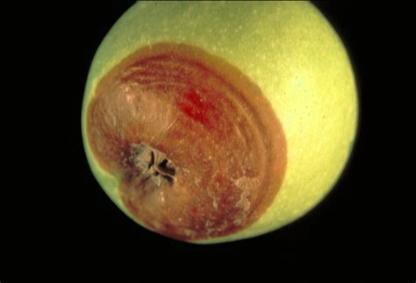
#> input picture ai-server/quality_classifier/photos/apple1.jpg, 416 x 283 px
$ python -i image_features.py   (imports and definitions only)
#> lines starting #> are read from the running program, lines starting #| are printed output that depends on the picture
import numpy as np
from PIL import Image

FEATURE_NAMES = [
    "mean_r", "mean_g", "mean_b",
    "std_r", "std_g", "std_b",
    "mean_hue", "mean_saturation", "mean_value",
    "brightness", "colorfulness", "edge_density",
]


def extract_image_features(image_path, resize=(256, 256)):
    """이미지 경로 -> FEATURE_NAMES 순서에 맞는 float 리스트."""
#> called with image_path = 'photos/apple1.jpg', resize = (256, 256)
    image = Image.open(image_path).convert("RGB").resize(resize)
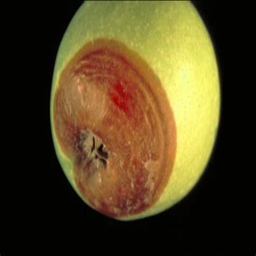
#> image: PIL image 256x256 RGB; mean R, G, B 81.9, 67, 33.1
    arr = np.asarray(image, dtype=np.float32) / 255.0  # (H, W, 3)

    r, g, b = arr[..., 0], arr[..., 1], arr[..., 2]
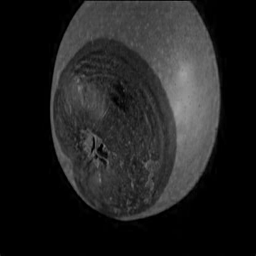
#> b: shape (256, 256) float32; min 0, max 0.631, mean 0.13
    mean_r, mean_g, mean_b = r.mean(), g.mean(), b.mean()
#> mean_r = 0.321; mean_g = 0.263; mean_b = 0.13
    std_r, std_g, std_b = r.std(), g.std(), b.std()
#> std_r = 0.345; std_g = 0.311; std_b = 0.153

    hsv = np.asarray(image.convert("HSV"), dtype=np.float32) / 255.0
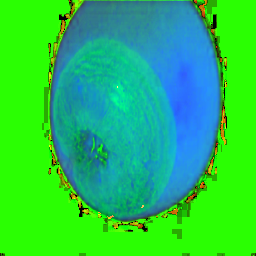
#> hsv: shape (256, 256, 3) float32; mean R, G, B 0.149, 0.781, 0.325
    mean_hue, mean_sat, mean_val = hsv[..., 0].mean(), hsv[..., 1].mean(), hsv[..., 2].mean()
#> mean_hue = 0.149; mean_sat = 0.781; mean_val = 0.325

    brightness = float((0.299 * r + 0.587 * g + 0.114 * b).mean())
#> brightness = 0.265

    # 컬러풀니스 근사치 (Hasler-Susstrunk)
    rg = r - g
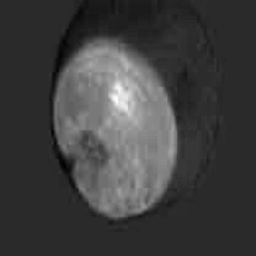
#> rg: shape (256, 256) float32; min -0.114, max 0.576, mean 0.0585; drawn with min black and max white
    yb = 0.5 * (r + g) - b
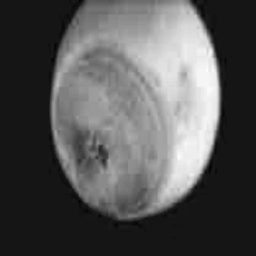
#> yb: shape (256, 256) float32; min -0.0431, max 0.563, mean 0.162; drawn with min black and max white
    colorfulness = float(
        np.sqrt(rg.std() ** 2 + yb.std() ** 2) + 0.3 * np.sqrt(rg.mean() ** 2 + yb.mean() ** 2)
    )
#> colorfulness = 0.26

    # 흠집/반점의 대략적인 대리 지표: 그레이스케일 gradient 크기 평균
    gray = np.asarray(image.convert("L"), dtype=np.float32)
    gy, gx = np.gradient(gray)
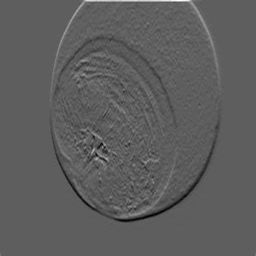
#> gy: shape (256, 256) float32; min -44.5, max 76, mean -0.1; drawn with min black and max white
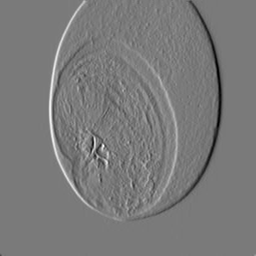
#> gx: shape (256, 256) float32; min -63, max 68, mean 0; drawn with min black and max white
    edge_density = float(np.sqrt(gx ** 2 + gy ** 2).mean() / 255.0)
#> edge_density = 0.0162

    return [
        float(mean_r), float(mean_g), float(mean_b),
        float(std_r), float(std_g), float(std_b),
        float(mean_hue), float(mean_sat), float(mean_val),
        brightness, colorfulness, edge_density,
    ]

>>> result = extract_image_features('photos/apple1.jpg')
#> result = [0.321, 0.263, 0.13, 0.345, 0.311, 0.153, 0.149, 0.781, 0.325, 0.265, 0.26, 0.0162]

$ run again, on ai-server/quality_classifier/photos/apple10.jpg
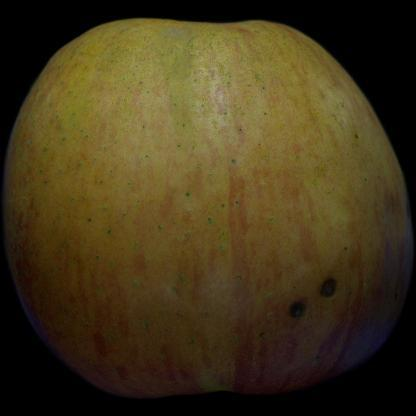
#> input picture ai-server/quality_classifier/photos/apple10.jpg, 416 x 416 px
#> mean_r = 0.266; mean_g = 0.217; mean_b = 0.104
#> std_r = 0.195; std_g = 0.175; std_b = 0.0889
#> mean_hue = 0.137; mean_sat = 0.51; mean_val = 0.267
#> brightness = 0.219
#> in extract_image_features, `yb = 0.5 * (r + g) - b`:
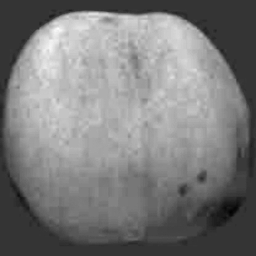
#> yb: shape (256, 256) float32; min -0.102, max 0.392, mean 0.138; drawn with min black and max white
#> colorfulness = 0.158
#> in extract_image_features, `gy, gx = np.gradient(gray)`:
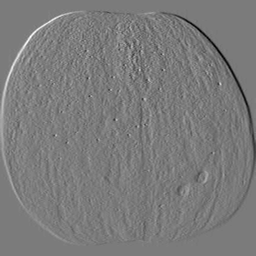
#> gx: shape (256, 256) float32; min -31, max 33, mean 0; drawn with min black and max white
#> edge_density = 0.0103
#> result = [0.266, 0.217, 0.104, 0.195, 0.175, 0.0889, 0.137, 0.51, 0.267, 0.219, 0.158, 0.0103]

$ run again, on ai-server/quality_classifier/photos/apple11.jpg
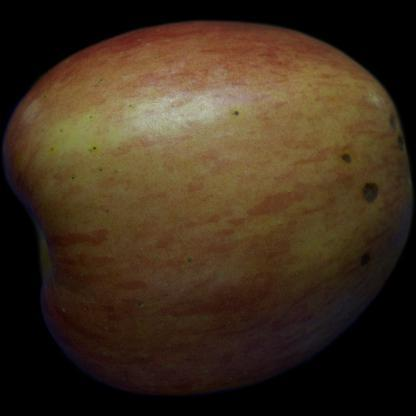
#> input picture ai-server/quality_classifier/photos/apple11.jpg, 416 x 416 px
#> mean_r = 0.246; mean_g = 0.183; mean_b = 0.115
#> std_r = 0.208; std_g = 0.171; std_b = 0.114
#> mean_hue = 0.126; mean_sat = 0.432; mean_val = 0.247
#> brightness = 0.194
#> in extract_image_features, `yb = 0.5 * (r + g) - b`:
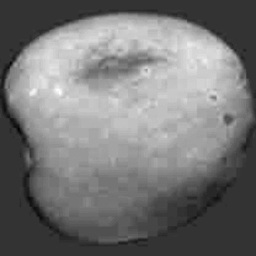
#> yb: shape (256, 256) float32; min -0.0765, max 0.302, mean 0.1; drawn with min black and max white
#> colorfulness = 0.14
#> in extract_image_features, `gy, gx = np.gradient(gray)`:
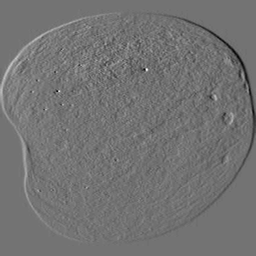
#> gx: shape (256, 256) float32; min -25.5, max 31, mean 0; drawn with min black and max white
#> edge_density = 0.00938
#> result = [0.246, 0.183, 0.115, 0.208, 0.171, 0.114, 0.126, 0.432, 0.247, 0.194, 0.14, 0.00938]

$ run again, on ai-server/quality_classifier/photos/apple12.jpg
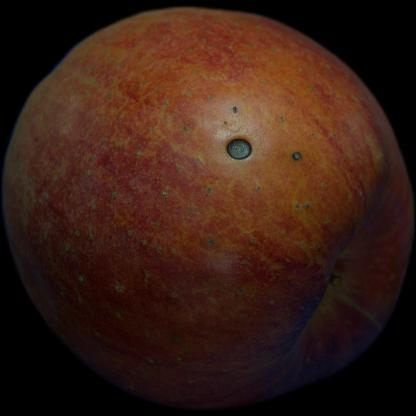
#> input picture ai-server/quality_classifier/photos/apple12.jpg, 416 x 416 px
#> mean_r = 0.223; mean_g = 0.12; mean_b = 0.0811
#> std_r = 0.18; std_g = 0.111; std_b = 0.0716
#> mean_hue = 0.153; mean_sat = 0.524; mean_val = 0.224
#> brightness = 0.147
#> colorfulness = 0.162
#> in extract_image_features, `gy, gx = np.gradient(gray)`:
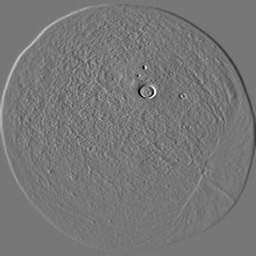
#> gx: shape (256, 256) float32; min -34.5, max 39, mean 0; drawn with min black and max white
#> edge_density = 0.0107
#> result = [0.223, 0.12, 0.0811, 0.18, 0.111, 0.0716, 0.153, 0.524, 0.224, 0.147, 0.162, 0.0107]
